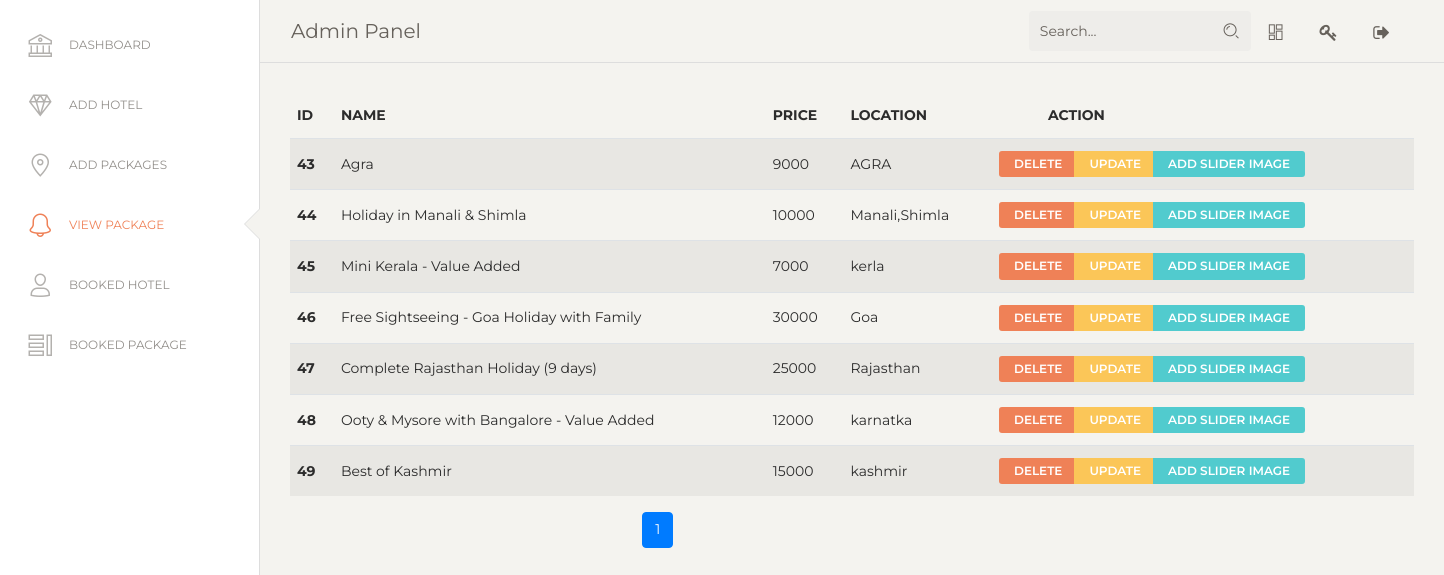
Page /admin/view_packages.php (signed in) on the committed database.
### tables this page shows
CREATE TABLE `packages` (
  `package_id` int(6) NOT NULL,
  `package_name` varchar(256) NOT NULL,
  `package_price` float NOT NULL,
  `package_details` varchar(2000) NOT NULL,
  `package_location` varchar(1000) NOT NULL,
  `days` varchar(256) NOT NULL,
  `package_image` varchar(256) NOT NULL,
  `starting_date` date NOT NULL
);

### admin/view_packages.php (the view, shortened to what this page needs)
<?php include "session.php";
include "header.php"; ?>
<div class="content">
  <table class="table table-striped">
    <thead>
      <tr>
        <th scope="col">id</th>
        <th scope="col">Name</th>
        <th scope="col">Price </th>
        <th scope="col">Location</th>
        <th scope="col" style="padding-left: 4em;">Action</th>
      </tr>
    </thead>
    <tbody>
      <?php include "config.php";
      if (isset($_GET['page'])) {
        $page = $_GET['page'];
      } else {
        $page = 1;
      }
      $limit = 10;
      $offset = ($page - 1) * $limit;
      $sql = "SELECT * FROM packages LIMIT {$offset},{$limit}";
      $result = mysqli_query($conn, $sql);
      if (mysqli_num_rows($result) > 0) {
        while ($row = mysqli_fetch_assoc($result)) {
      ?>
          <tr>
            <th scope="row"><?php echo $row['package_id'] ?></th>
            <td><?php echo $row['package_name'] ?></td>
            <td><?php echo $row['package_price'] ?></td>
            <td><?php echo $row['package_location'] ?></td>
            <td>
              <div class="btn-group">
                <a class="btn btn-danger btn-sm" href="delete_packages.php?id=<?php echo $row['package_id'] ?>">Delete</a>
                <a class="btn btn-warning btn-sm" href="update_packages.php?id=<?php echo $row['package_id'] ?>">Update</a>
                <a class="btn btn-primary btn-sm" href="add_slider_package.php?id=<?php echo $row['package_id'] ?>">Add Slider Image</a>
              </div>
            </td>
          </tr>
      <?php }
      } ?>
    </tbody>
  </table>
  <div class="container" style="margin:0 30%;;">
    <?php
    $sql1 = "SELECT * FROM packages";
    $result1 = mysqli_query($conn, $sql1) or die("Query Failed.");
    if (mysqli_num_rows($result1) > 0) {
      $total_records = mysqli_num_rows($result1);
      $total_page = ceil($total_records / $limit);
      echo '<ul class="pagination">';
      for ($i = 1; $i <= $total_page; $i++) {
        if ($i == $page) {
          $active = "active";
        } else {
          $active = "";
        }
        echo '<li class="page-item ' . $active . '"><a class="page-link" href="view_packages.php?page=' . $i . '">' . $i . '</a></li>';
      }
      echo '</ul>';
    }
    ?>
  </div>

### rows in the picture
packages: package_id "43", package_name "Agra", package_price "9000", package_location "AGRA"
packages: package_id "44", package_name "Holiday in Manali & Shimla", package_price "10000", package_location "Manali,Shimla"
packages: package_id "45", package_name "Mini Kerala - Value Added", package_price "7000", package_location "kerla"
packages: package_id "46", package_name "Free Sightseeing - Goa Holiday with Family", package_price "30000", package_location "Goa"
packages: package_id "47", package_name "Complete Rajasthan Holiday (9 days)", package_price "25000", package_location "Rajasthan"
packages: package_id "48", package_name "Ooty & Mysore with Bangalore - Value Added", package_price "12000", package_location "karnatka"
packages: package_id "49", package_name "Best of Kashmir", package_price "15000", package_location "kashmir"
